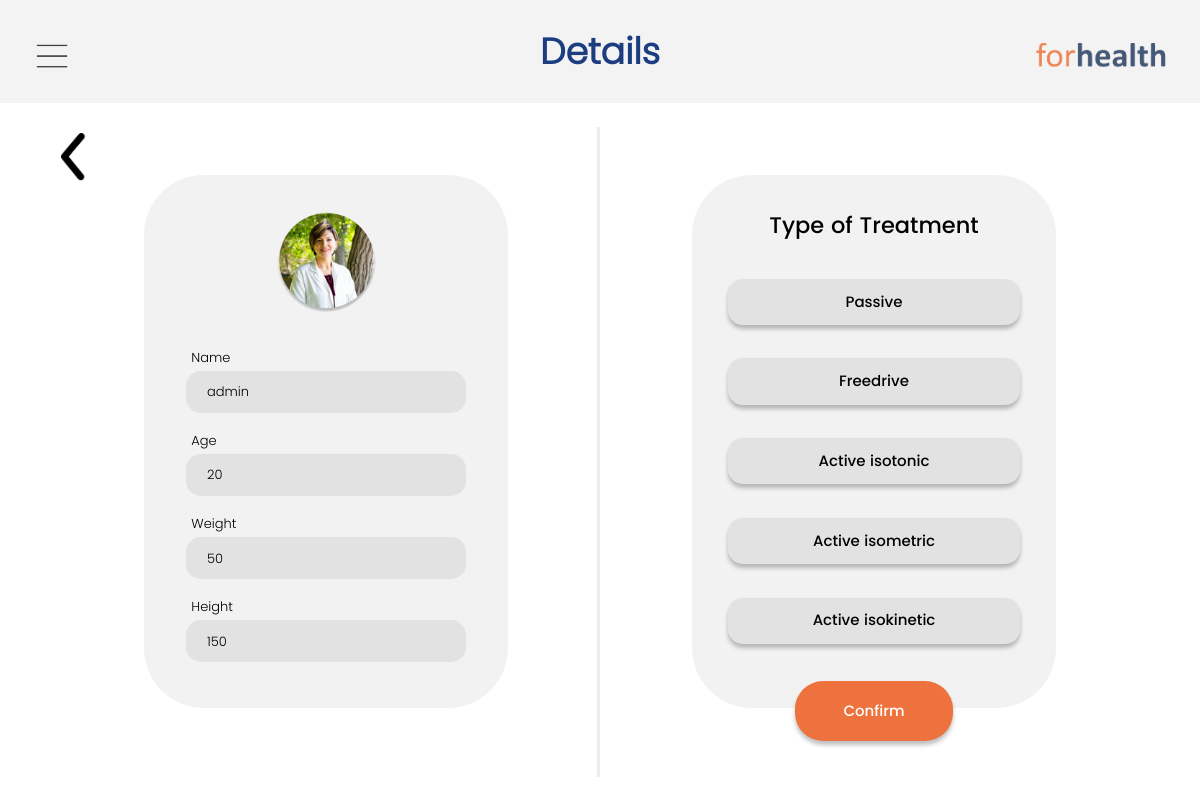
The app's page /details (signed in) with its own data.
### tables this page shows
CREATE TABLE info1(name_user varchar(50),password_user varchar(50) ,email_user varchar(50) ,phone_user varchar(50) ,address_user varchar(50),uname varchar(50),uage varchar(50),uweight varchar(50),uheight varchar(50),selectbtn varchar(50),point1 int,point2 int,Resistance int,Rep int);

### main.py (the view, shortened to what this page needs)
@app.route('/details', methods=['GET', 'POST'])
def details():
    if session["username"] == session["username1"]:
        cursor.execute("select * from info1 WHERE name_user=(?)",
                       (session['username'],))
        dataform = cursor.fetchone()
        if dataform['uname'] is None:
            if request.method == 'POST':
                name = request.form["uname"]
                age = request.form["uage"]
                weight = request.form["uweight"]
                height = request.form["uheight"]
                selectbtn = request.form["selectbtn"]
                cursor.execute("UPDATE info1 SET uname=(?),uage=(?),uweight=(?),uheight=(?),selectbtn=(?) WHERE name_user=(?)", (
                    name, age, weight, height, selectbtn, dataform['name_user']))
                db.commit()
                return redirect(url_for("select"))
            else:
                return render_template("form.html")
        elif dataform['uname'] is not None:
            uname = dataform['uname']
            uage = dataform['uage']
            uweight = dataform['uweight']
            uheight = dataform['uheight']
            selectbtn = dataform['selectbtn']
            return render_template("form.html", uname=uname, uage=uage, uweight=uweight, uheight=uheight, selectbtn=selectbtn)
    else:
        return redirect(url_for("login"))

### templates/form.html (shortened to what this page needs)
<!DOCTYPE html>
<html>
<head>
  <link rel="stylesheet" type="text/css" href="{{ url_for('static', filename='css/form.css') }}">
  <link rel="stylesheet" href="{{ url_for('static', filename='css/bootstrap.min.css') }}">
  <link rel="stylesheet" href="{{ url_for('static', filename='css/w3.css') }}">
  <link rel="stylesheet" href="{{ url_for('static', filename='css/navbar.css') }}">
</head>
<body>
  <div class="navbar" style="padding-top: 1%; padding-left:3%; padding-bottom: 7.6%;">
    <div style="float: left; width: 25%; padding-top: 0.4%;">
      <span onclick="openNav()">
        <img src="{{ url_for('static', filename='images/drow.png') }}" alt="img" style="width: 11%;"></span>
    </div>
    <div style="float: left; width: 50%;">
      <center>
        <h6 class="lname">Details</h6>
      </center>
    </div>
    <div style="float: right; width: 25%; padding-top: 1%;">
      <img src="{{ url_for('static', filename='images/logo.png') }}" alt="img"
        style="width: 60%; margin-left: 40%;"></span>
    </div>
  </div>
  <div style="float: left; width: 25%; padding-top: 0.4%; position: absolute; left: 5%; top: 16%;">
    <a href="details">
      <span>
        <img src="{{ url_for('static', filename='images/back.png') }}" alt="img" style="width: 9.0%;"></span></a>
  </div>
  <form class="form1" method="post">
    <div class="first">
      <center>
        <img src="{{ url_for('static', filename='images/Profileimg.png') }}" alt="img" class="imgclass">
      </center>
      <p style="color:black; font-size: small; margin-left: 13%; margin-top: 10%; margin-bottom: 3.5%;">Name</p>
      <center>
        <input type="text" value="{{uname}}" class="textfield1"
          style="margin-top: -5%; background: rgba(196, 196, 196, 0.36);" name="uname" id="iname" placeholder="Name"
          required>
      </center>
      <p style="color:black; font-size: small; margin-left: 13%; margin-bottom: 3.5%; margin-top: 5%;">Age</p>
      <center>
        <input type="number" value="{{uage}}" class="textfield1"
          style="margin-top: -5%; background: rgba(196, 196, 196, 0.36);" name="uage" id="iage" placeholder="Age (year)"
          required>
      </center>
      <p style="color:black; font-size: small; margin-left: 13%; margin-bottom: 3.5%;margin-top: 5%;">Weight</p>
      <center>
        <input type="number" class="textfield1" style="margin-top: -5%; background: rgba(196, 196, 196, 0.36);"
          name="uweight" value="{{uweight}}" id="iweight" placeholder="Weight (kg)" required>
      </center>
      <p style="color:black; font-size: small;margin-left: 13%; margin-bottom: 3.5%;margin-top: 5%;">Height</p>
      <center>
        <input type="number" class="textfield1" style=" margin-top: -5%; background: rgba(196, 196, 196, 0.36);"
          name="uheight" value="{{uheight}}" id="iheight" placeholder="Height (cm)" required>
      </center>
    </div>
    <div class="vl"></div>
    <div class="second">
      <h1 class="sdetails" style="font-family: Poppinsdark; margin-top: 10%;font-size: 150%;">Type of Treatment</h1>
      <center>
        <div style="margin: auto; margin-top: 5%;">
          <button id="btn1" type="button" onclick="passive()" name="button" value="Passive" class="button1"
            style="margin-top: 6%;">Passive</button>
          <br>
          <br>
          <button type="button" onclick="passive1()" id="btn2" class="button1">Freedrive</button>
          <br>
          <br>
          <button type="button" onclick="passive2()" id="btn3" class="button1">Active isotonic</button>
          <br>
          <br>
          <button type="button" onclick="passive3()" id="btn4" class="button1">Active isometric</button>
          <br>
          <br>
          <button type="button" onclick="passive4()" id="btn5" class="button1">Active isokinetic</button>
          <br>
          <br>
      </center>
      <div style="margin-top: 4%;">
        <div>
          <center>
            <button class="confirm">Confirm</button>
          </center>
        </div>
      </div>
    </div>
  </form>
</body>
</html>

### static/css/form.css (style rules this page uses)
.lname { width: 105px; height: 48px; margin-left: 3%; font-family: Poppins; font-style: normal; font-weight: 500; font-size: 36px; line-height: 54px; font-weight: bold; color: #042A73; }
.first { float: left; background: #BCBCBC33; color: black; width: 364px; height: 533px; border-radius: 60px; margin-top: 6%; margin-left: 12%; }
.second { float: right; background: #BCBCBC33; color: black; width: 364px; height: 533px; border-radius: 60px; margin-top: 6%; margin-right: 12%; }
.sdetails { margin:auto; text-align:center; }
.button1 { width: 292.76px; height: 46.33px; left: 716.04px; top: 256px; font-family: Poppinsdark; background: rgba(196, 196, 196, 0.36); box-shadow: 0px 4px 4px rgba(0, 0, 0, 0.25); border-radius: 15px; border-color: #BCBCBC33; border: 0px; margin-top: 3%; }
.confirm { width: 157.61px; height: 60.21px; background: #EE723D; font-family: Poppinsdark; border-radius: 28px; border-color:#ff7337; border: 0px; box-shadow: 0px 4px 4px rgba(0, 0, 0, 0.25); color: white; }
.imgclass { width:100px; height:100px; border-radius:50%; margin-top: 10%; }
.textfield1 { border-radius: 15px; border: 2px; padding: 21px; width: 280px; height: 15px; font-size: 13px; }
.vl { border-left: 3px solid rgba(163, 163, 163, 0.2);; height: 650px; position: absolute; left: 50%; margin-left: -3px; margin-top: 2%; }
* { font-family: Poppins; }

### static/css/w3.css (style rules this page uses)
html { box-sizing:border-box }
*,*:before,*:after { box-sizing:inherit }
html { -ms-text-size-adjust:100%;-webkit-text-size-adjust:100% }
body { margin:0 }
a { background-color:transparent }
img { border-style:none }
button,input,select,textarea,optgroup { font:inherit;margin:0 }
button,input { overflow:visible }
button,select { text-transform:none }
button,[type=button],[type=reset],[type=submit] { -webkit-appearance:button }
html,body { font-family:Verdana,sans-serif;font-size:15px;line-height:1.5 }
html { overflow-x:hidden }
h1 { font-size:36px }
h6 { font-size:16px }
h1,h2,h3,h4,h5,h6 { font-family:"Segoe UI",Arial,sans-serif;font-weight:400;margin:10px 0 }
img { vertical-align:middle }
a { color:inherit }

### static/css/navbar.css (style rules this page uses)
.navbar { height:70px; background: #BCBCBC33; color:black; opacity: 0.9; box-sizing: border-box; padding: 1%; }
.lname { position: absolute; width: 105px; height: 48px; left: 42%; top: 15px; font-family: Poppins; font-style: normal; font-weight: 500; font-size: 36px; line-height: 54px; font-weight: bold; color: #042A73; }

### records on screen
info1: uname "admin", uage "20", uweight "50", uheight "150"
